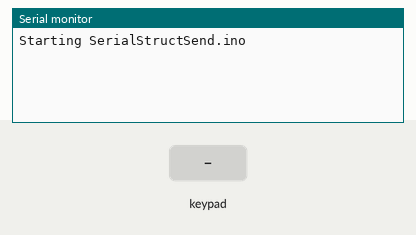
Bench run of a sketch on a simulated Arduino Mega 2560, built with avr-gcc and run on an emulated ATmega2560. Shown: the last lines printed to the serial monitor. The test bench sets the inputs (shaded band).

Above: at 1.2 s.
1.3 s: key 'F' pressed
At 2.1 s:
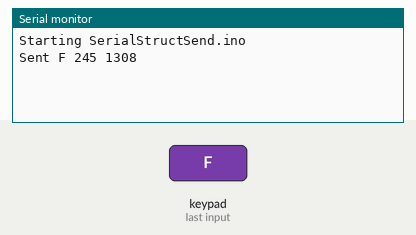
2.8 s: keypad keys 1 2 1 1 1 0 9 8 pressed 0.4 s apart
At 6.6 s:
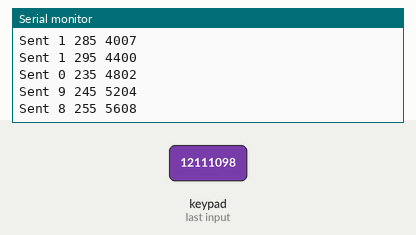
7.5 s: key 'f' pressed
At 8.7 s:
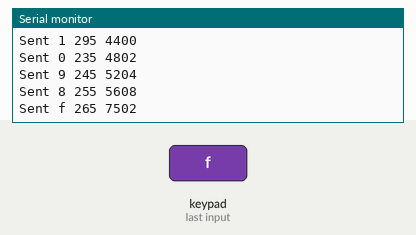
9.0 s: keypad keys 1 2 1 1 1 0 9 8 # pressed 0.4 s apart
At 12.7 s:
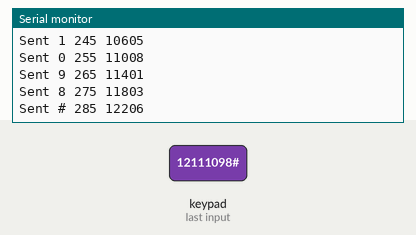
14.1 s: key '*' pressed
At 15.2 s:
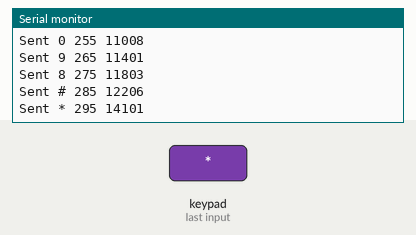
15.6 s: key 'u' pressed
At 16.4 s:
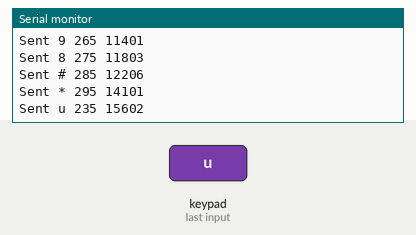
Timing chart, 0 to 18.1 s (numbered marks = the images above; inputs shaded):
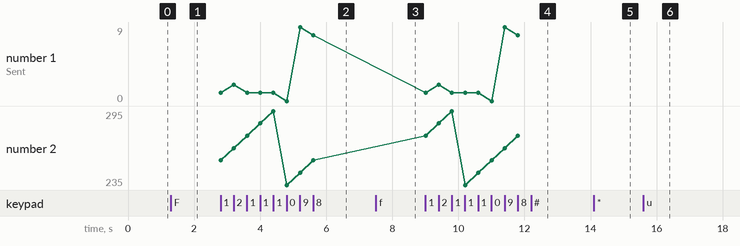

Measured:
- after the input at 1.3 s, the serial monitor: prints a new line at once (image 1)
- after the input at 2.8 s, the serial monitor: prints a new line at once (image 2)
- after the input at 7.5 s, the serial monitor: prints a new line at once (image 3)
- after the input at 9.0 s, the serial monitor: prints a new line at once (image 4)
- after the input at 14.1 s, the serial monitor: prints a new line at once (image 5)
- after the input at 15.6 s, the serial monitor: prints a new line at once (image 6)
- plotted number 2: 255 → 275 after the input at 9.0 s

The sketch:

transmit.ino
```cpp
#include <Keypad.h>
const byte ROWS = 5; //four rows
const byte COLS = 4; //four columns
char customKey;
//define the cymbols on the buttons of the keypads
char hexaKeys[ROWS][COLS] = {
  {'F','f','#','*'},
  {'1','2','3','u'},
  {'4','5','6','d'},
  {'7','8','9','E'},
  {'l','0','r','e'}
};
byte rowPins[ROWS] = {12, 11, 10, 9, 8}; //connect to the row pinouts of the keypad
byte colPins[COLS] = {4, 6, 5, 7}; //connect to the column pinouts of the keypad

//initialize an instance of class NewKeypad
Keypad customKeypad = Keypad( makeKeymap(hexaKeys), rowPins, colPins, ROWS, COLS);

        // data to be sent
struct TxStruct {
    char textA[16];         // 16 bytes
    int valA;               //  2
    unsigned long valB;     //  4
    byte padding[10];       // 10
                            //------
                            // 32
};

TxStruct txData = {"x", 235, 0};

bool newTxData = false;

const byte startMarker = 255;
const byte txDataLen = sizeof(txData);

        // timing variables for sending frequency
unsigned long prevUpdateTime = 0;
unsigned long updateInterval = 500;


//=================================

void setup() {
    Serial.begin(9600);
    Serial.println("\nStarting SerialStructSend.ino\n");

        // set up Serial for communication
    Serial1.begin(9600); // to match SoftwareSerial on Uno

}

//============

void loop() {
  customKey = customKeypad.getKey();
  if (customKey>0){
    updateDataToSend();
    transmitData();
  }
}

//============

void updateDataToSend() {


        if (newTxData == false) { // ensure previous message has been sent

            char sText = customKey;
            txData.textA[0]=sText;
            txData.valA += 10;
            if (txData.valA > 300) {
                txData.valA = 235;
            }
            txData.valB = millis();
            newTxData = true;
        }
    }


void transmitData() {

    if (newTxData == true) {
        Serial1.write(startMarker);
        Serial1.write((byte*) &txData, txDataLen);

            // for demo show the data that as been sent
        Serial.print("Sent ");
        Serial.print(txData.textA);
        Serial.print(' ');
        Serial.print(txData.valA);
        Serial.print(' ');
        Serial.println(txData.valB);

        newTxData = false;
    }
}
```
